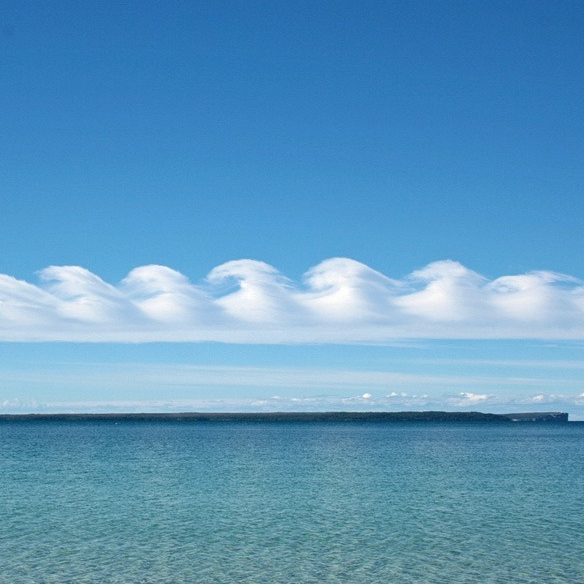
#> input picture notebooks/images/squ_kh_clouds.png, 584 x 584 px
$ jupyter execute --allow-errors example_image_hydro_clouds.ipynb.ipynb   (shell and % lines are left out)
#> lines starting #> are read from the running program, lines starting #| are printed output that depends on the picture
# Picture Perfect Fluids

In this notebook we will take an image and turn it into a hydrodynamical simulation. To do this we first need to ingest an image, then convert each pixel into a particle distribution with positions, masses, densities, velocities and internal energies. Finally we will write this out to a SWIFT snapshot file.

Please do upload your own images to try this out with and post results to the workshop Slack channel. To upload your own images, I recommend using `rsync` to transfer them from your local machine to Cosma, e.g.

```bash
rsync -avz -P /path/to/local/image.png <user>@login8.cosma.dur.ac.uk:/path/to/remote/directory/
```

Note that the image should be a PNG or JPG file, and ideally be square. The simulaiton itself will be square so non-square images will be distorted.

You can find various example notebooks with modified images in this same directory called `example_image_hydro_XXX.ipynb`. These examples show different ways you can modify the particle properties to get different effects.

This whole notebook was adapted from a workshop run by [Josh Borrow at SWIFTCon in 2023](https://github.com/JBorrow/image_to_particles).

## Setting everything up

In the cell below we import the necessary libraries and set up some useful constants.

[cell 1]
import sys
import os
from pathlib import Path
import unyt
import PIL
import numpy as np
import matplotlib.pyplot as plt
from matplotlib.colors import LogNorm
from swiftsimio import load
from swiftsimio import Writer
from swiftsimio.visualisation import project_gas


# Path to the image
filepath = Path("images/squ_kh_clouds.png")

# Define the IC filename
ic_filename = filepath.stem + "_ic.hdf5"

print("Image filepath:", filepath)
print("IC filename:", ic_filename)

Next we will open the image and resize it, to limit the cost of the simulation since we only have limited resources shared between us. We want to aim for between 128 and 256 pixels on a side. While you could do more you may struggle to get the allocation to run it, so keep this in mind!

[cell 2]
# Define the downsampling factor
downsample = 4

# Open the image
image = PIL.Image.open(filepath)
#> image is the input picture: PIL image 584x584 RGBA; mean R, G, B, A 94.5, 152.3, 190.9, 255

# Get the original size
orig_size = image.size
#> orig_size = (584, 584)
print("Original image size:", orig_size)
#| Original image size: (584, 584)

# Downsample the image
IMAGE_SIZE = (orig_size[0] // downsample, orig_size[1] // downsample)
#> IMAGE_SIZE = (146, 146)
print("Downsampled image size:", IMAGE_SIZE)
#| Downsampled image size: (146, 146)

# Resize the image
resized = image.resize((IMAGE_SIZE[0], IMAGE_SIZE[1]))

For simplicities sake we will derive particles from a greyscale version of the image. As you've seen, it's possible to do colour images but this requires a slightly different approach which I leave to you as an extension challenge.

In the cell below, we convert to greyscale and posterize the image to reduce the number of colours to 256. This helps later when we make particles.

[cell 3]
grayscale = PIL.ImageOps.grayscale(resized)
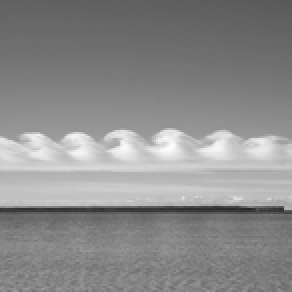
#> grayscale: PIL image 146x146 L (shown 2 times larger); min 40, max 254, mean 139.4
posterized = PIL.ImageOps.posterize(grayscale, 2)
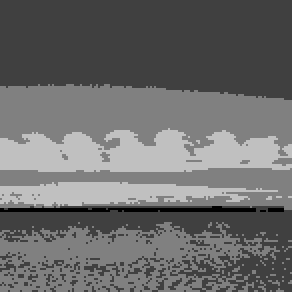
#> posterized: PIL image 146x146 L (shown 2 times larger); min 0, max 192, mean 107.6

Lets now plot the image just to check it looks OK. If not, by all means go back and adjust the setup or change the image.

[cell 4]
plt.imshow(posterized)
plt.title("Posterized image")
plt.axis("off")
plt.show()
plt.close()

## Pixels to Particles

Now we need to derive particles from each pixels. We do this by simply sampling each pixel based on the "density" (i.e. brightness) of the pixel.

[cell 5]
def particles_from_image(posterized, levels=10):
    """
    Convert a posterized grayscale image into particle coordinates.

    Parameters
    ----------
    posterized : array-like (H, W)
        Image values in [0, 255].
    levels : int
        Number of density levels to use.

    Returns
    -------
    xs, ys, dens : np.ndarray
        Particle coordinates (x, y) and density level per particle.
    """
#> called with levels = 50
    # Get the width and height of the image
    H, W = posterized.size
#> H = 146; W = 146

    densities = (np.array(posterized).T // levels) + 1
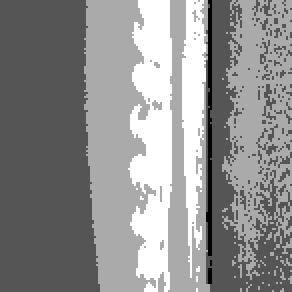
#> densities: shape (146, 146) (shown 2 times larger); min 1, max 4, mean 2.68; drawn with min black and max white
    print(densities.shape)
#| (146, 146)
    xs = []
    ys = []
    dens = []
    for x in np.arange(IMAGE_SIZE[0]):
        for y in np.arange(IMAGE_SIZE[1]):
            density = densities[x, y]

            these_xs, these_ys = np.meshgrid(
                *[(np.arange(density) + 0.5) / float(density)] * 2
            )

            xs.extend(list((these_xs + float(x)).flat))
            ys.extend(list((these_ys + float(y)).flat))
            dens.extend([density] * these_xs.size)
#> after the loop, dens = 165069 items; xs = 165069 items; ys = 165069 items

    xs = np.array(xs)
    ys = np.array(ys)
    dens = np.array(dens)

    #Scale
    xs= xs / W
    ys= ys / H

    return xs, ys, dens

# Convert the image to particles
xs, ys, dens = particles_from_image(posterized, levels=50)

Lets check everything looks OK by plotting the particles.

[cell 6]
h = plt.hist2d(xs, -ys, norm=LogNorm(), bins=IMAGE_SIZE)
plt.colorbar(h[3], label="Number of particles per pixel")
plt.axis("off")
plt.title("Particle distribution")
plt.show()
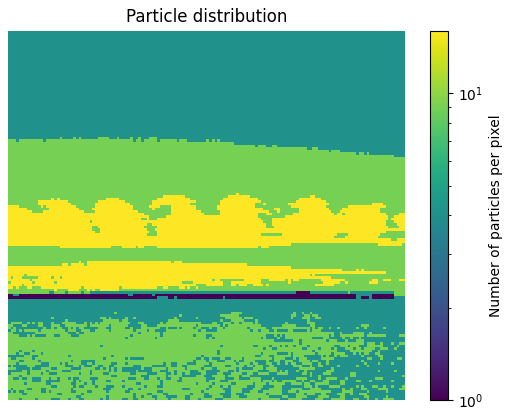
#> figure drawn by matplotlib, 2 panels
plt.close()
